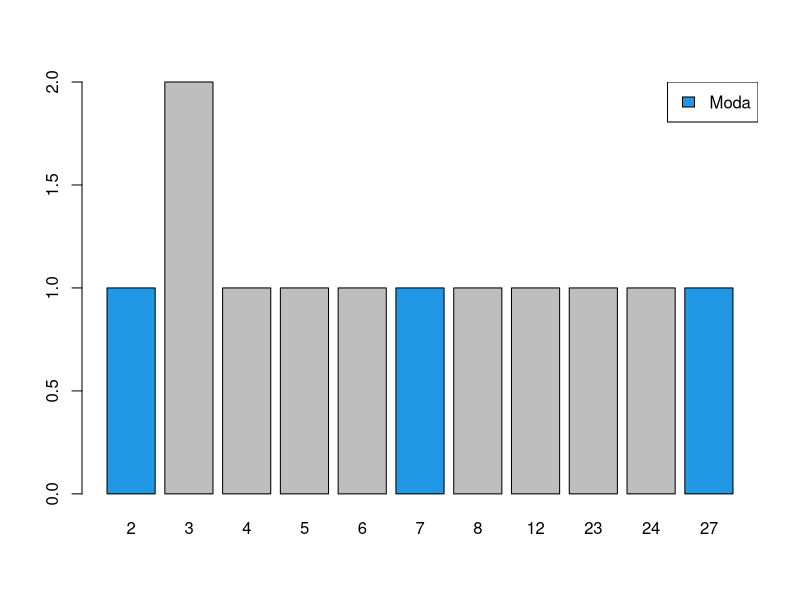

Write the R code that produced this figure.
#--------------------------------------
# CALCULOS BASICOS
#--------------------------------------
# Media aritmética
#--------------------------------------
# vector de muestra
x <- c(2, 4, 3, 6, 3, 7, 5, 8, 12, 23, 24, 27)
# uso de mean
mean(x) # 10.33

# Equivalente a:
sum(x)/length(x) # 10.33

# Si hay valores nulos o ausentes presenta errores.
x <- c(2, 4, 3, 6, 3, 7, 5, 8, 12, 23, 24, 27, NA)

# Si el vector contiene algún valor NA, el resultado será NA
mean(x) # NA

# Eliminar los valores NA
mean(x, na.rm = TRUE) # 10.33

# media aritmetica truncada
# La media aritmética truncada elimina una fracción de las observaciones de cada lado del vector antes de que se calcule la media. Para descartar valores atípicos.
mean(x, trim = 0.1, na.rm = TRUE) # 9.5

# Varianza
#--------------------------------------
g <- c(2, 4, 3, 6, 3, 7, 5, 8, 12, 23, 24, 27)
# Varianza
var(g) # 82.60606


# Desviación típica
#--------------------------------------
sd(g)

# Equivalente a:
sqrt(var(g))

# Moda
#--------------------------------------
mode <- function(x) {
  return(as.numeric(names(which.max(table(x)))))
}

mode(g)

barplot(table(g), col = c(4, rep("gray", 4)))
legend("topright", "Moda", fill = 4)


#--------------------------------------
# EJERCICIO
#--------------------------------------
